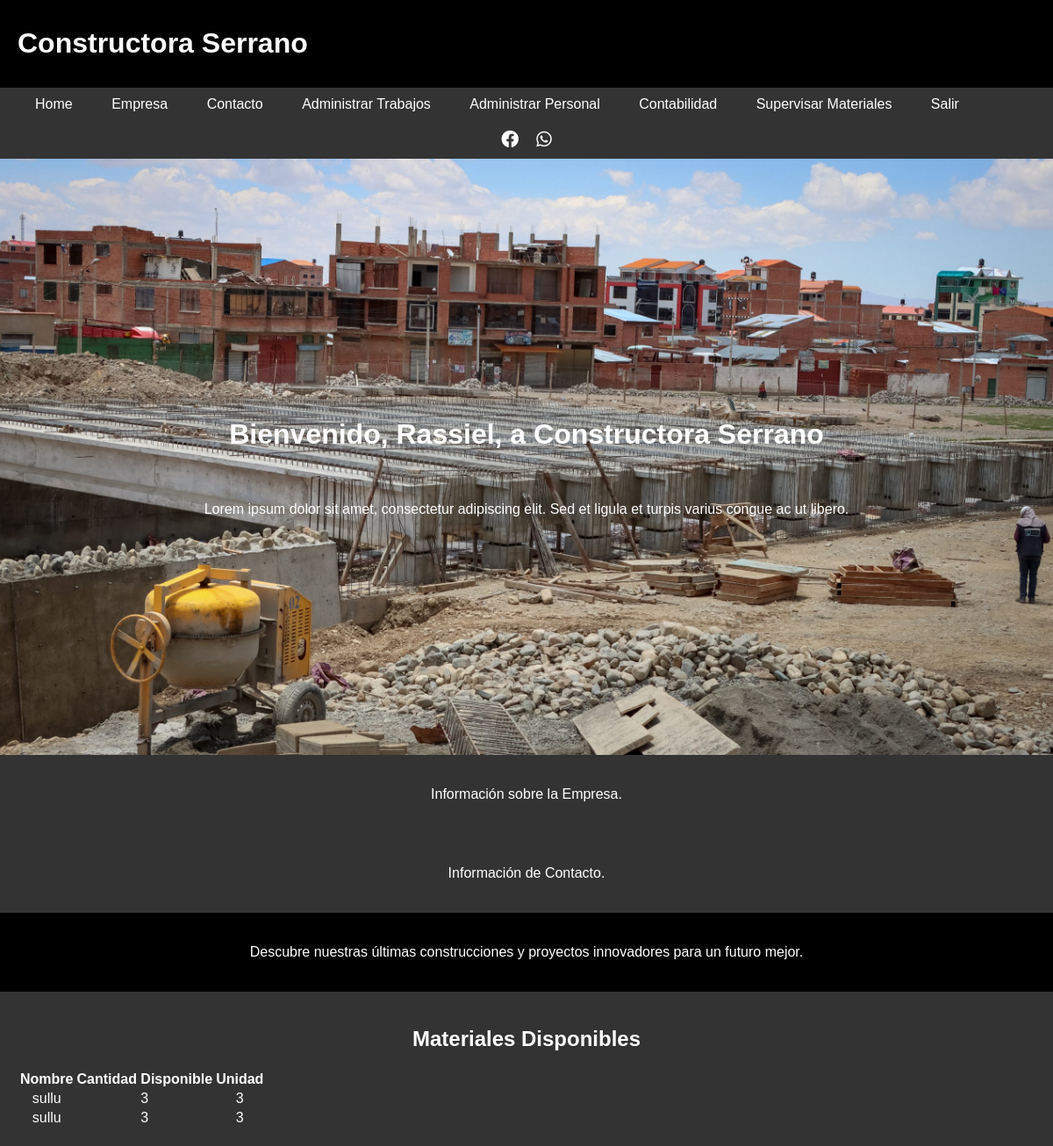
The page /index.php (signed in) on the database its author committed.
### tables this page shows
CREATE TABLE IF NOT EXISTS `materiales` (
  `id` int NOT NULL AUTO_INCREMENT,
  `nombre` varchar(100) NOT NULL,
  `cantidad_disponible` int NOT NULL,
  `unidad` varchar(20) NOT NULL,
  PRIMARY KEY (`id`)
);

### index.php (the view, shortened to what this page needs)
<?php
$nombre = $_SESSION['nombre'];
include 'conexion.php';
$sql_materiales = "SELECT * FROM materiales";
$result_materiales = $conn->query($sql_materiales);
?>
<!DOCTYPE html>
<html lang="es">
<head>
    <link rel="stylesheet" href="https://cdnjs.cloudflare.com/ajax/libs/font-awesome/5.15.4/css/all.min.css">
</head>
<body>
<div class="header">
    <h1 style="font-size: 32px;">Constructora Serrano</h1>
</div>
<div class="navbar">
    <div>
        <a href="index.php">Home</a>
        <a href="empresa.html">Empresa</a>
        <a href="contacto.html">Contacto</a>
        <?php if ($_SESSION['rol'] == 'Administrador del Sistema'): ?>
            <a href="trabajos.php">Administrar Trabajos</a>
            <a href="personal.php">Administrar Personal</a>
            <a href="contabilidad.php">Contabilidad</a>
            <a href="supervisar_materiales.php">Supervisar Materiales</a>
        <?php elseif ($_SESSION['rol'] == 'Gerente de Proyectos'): ?>
            <a href="trabajos.php">Ver Trabajos</a>
        <?php elseif ($_SESSION['rol'] == 'Contador / Responsable Financiero'): ?>
            <a href="contabilidad.php">Contabilidad</a>
        <?php endif; ?>
        <a href="logout.php">Salir</a>
    </div>
</div>
<div class="social-icons">
    <a href="https://facebook.com"><i class="fab fa-facebook"></i></a>
    <a href="https://wa.me/"><i class="fab fa-whatsapp"></i></a>
</div>
<div id="home" class="main-content">
    <h1 style="padding: 20px;">Bienvenido, <?php echo $nombre; ?>, a Constructora Serrano</h1>
    <p>Lorem ipsum dolor sit amet, consectetur adipiscing elit. Sed et ligula et turpis varius congue ac ut libero.</p>
</div>
<div id="empresa" class="extra-text">
    <p>Información sobre la Empresa.</p>
</div>
<div id="contacto" class="extra-text">
    <p>Información de Contacto.</p>
</div>
<div class="extra-text" style="background-color: black;">
    <p>Descubre nuestras últimas construcciones y proyectos innovadores para un futuro mejor.</p>
</div>
<div class="extra-text">
    <h2>Materiales Disponibles</h2>
    <table>
        <tr>
            <th>Nombre</th>
            <th>Cantidad Disponible</th>
            <th>Unidad</th>
        </tr>
        <?php while ($material = $result_materiales->fetch_assoc()): ?>
        <tr>
            <td><?= $material['nombre']; ?></td>
            <td><?= $material['cantidad_disponible']; ?></td>
            <td><?= $material['unidad']; ?></td>
        </tr>
        <?php endwhile; ?>
    </table>
</div>
</body>
</html>

### index.php (style rules this page uses)
body { margin: 0; padding: 0; font-family: Arial, sans-serif; color: white; }
.header { background-color: black; color: white; text-align: left; padding: 10px 20px; }
.navbar { display: flex; justify-content: space-between; align-items: center; background-color: #333; color: #fff; padding: 10px 20px; }
.navbar a { color: #fff; text-decoration: none; margin: 0 20px; }
.social-icons { display: flex; justify-content: center; align-items: center; background-color: #333; color: #fff; padding: 10px; }
.social-icons a { color: #fff; text-decoration: none; font-size: 20px; margin: 0 10px; }
.main-content { text-align: center; padding: 20px; background-image: url('fondolegal.jpg'); background-size: cover; background-position: center; height: 80vh; display: flex; flex-direction: column; justify-content: center; }
.extra-text { background-color: #333; color: white; text-align: center; padding: 20px; }

### rows shown on the page
materiales: nombre "sullu", cantidad_disponible "3", unidad "3"
materiales: nombre "sullu", cantidad_disponible "3", unidad "3"

### other values the page prints
$nombre "Rassiel"
